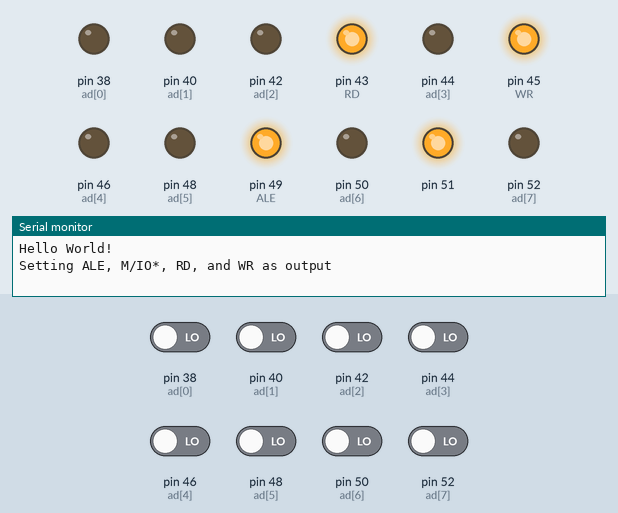
Recording of a sketch running on a simulated Arduino Mega 2560, built with avr-gcc and run on an emulated ATmega2560. Shown: output pins drawn as LEDs (lit = HIGH), the last lines printed to the serial monitor. The inputs (shaded band) are chosen by the test bench; at power-on: pin 38 (ad[0]), pin 40 (ad[1]), pin 42 (ad[2]), pin 44 (ad[3]), pin 46 (ad[4]), pin 48 (ad[5]), pin 50 (ad[6]), pin 52 (ad[7]) LOW.

Above: at 0.1 s.
At 2.1 s:
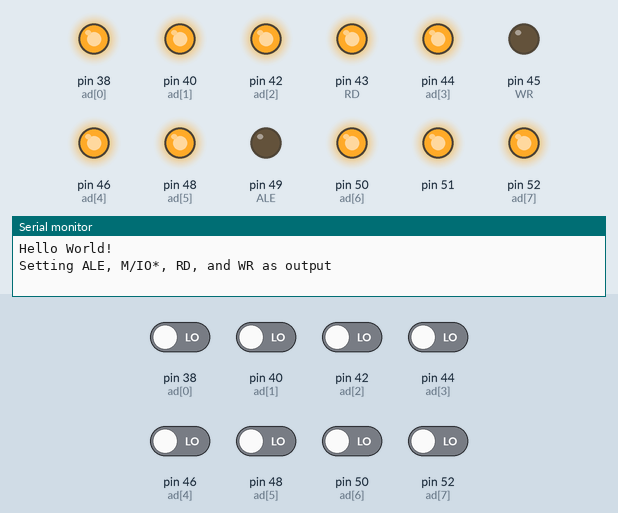
At 3.1 s:
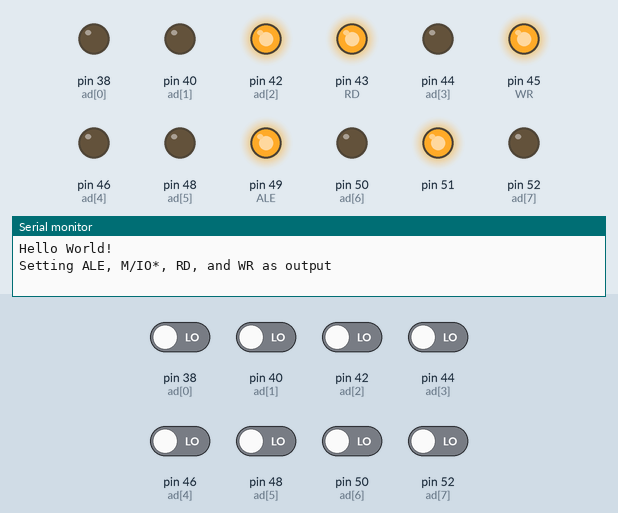
At 5.1 s:
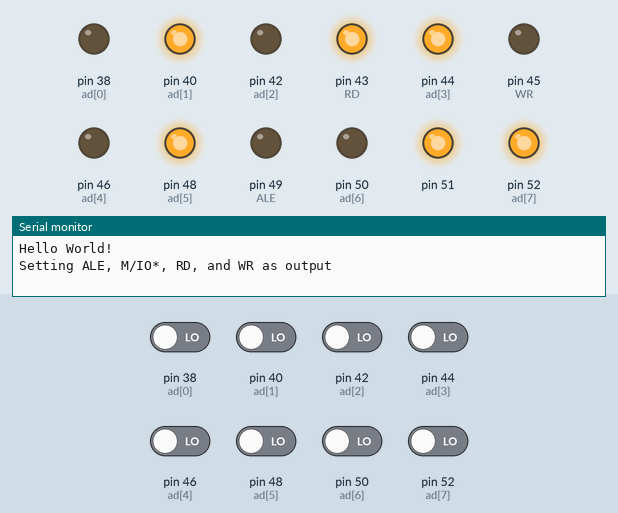
At 9.1 s:
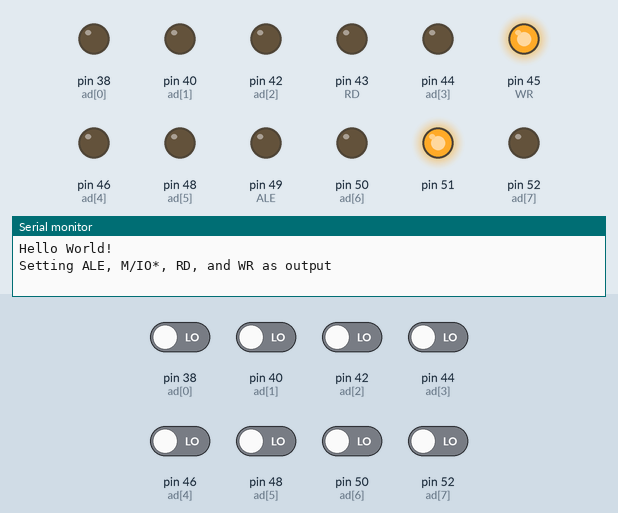
At 14.1 s:
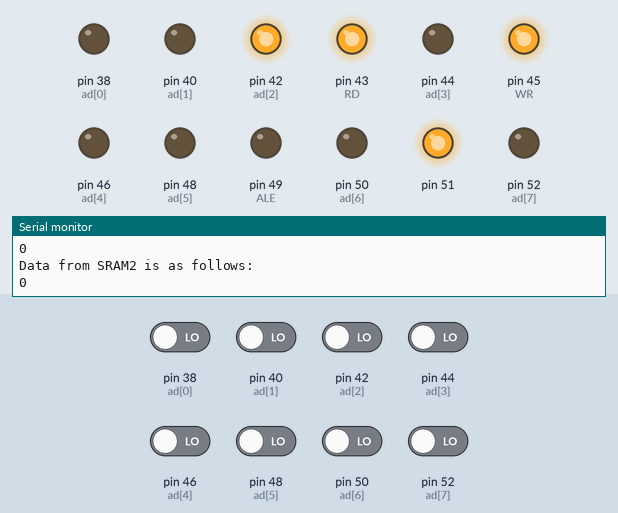
Timing chart, 0 to 15.6 s (numbered marks = the images above):
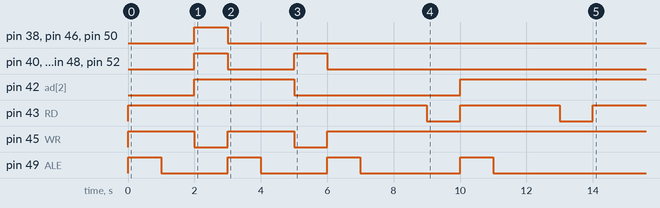

The sketch:

sramInterface.ino
```cpp
//AD0..7 instantiation
//52 = AD7 = 1D
//...
//38 = AD0 = 8D
int ad[8] = {38, 40, 42, 44, 46, 48, 50, 52};

void initialControl() {
  digitalWrite(49, LOW);
  digitalWrite(45, HIGH);
  digitalWrite(43, HIGH);
  digitalWrite(51, HIGH);
}

void pinOUT() {
  for (int i = 0; i < 8; i++)
    pinMode(ad[i], OUTPUT);
}

void pinIN() {
  for (int i = 0; i < 8; i++)
    pinMode(ad[i], INPUT);
}

void MemWrite(byte address, byte data){
  pinOUT();
  //ALE enabled
  //Address bus enable
  digitalWrite(51, HIGH);
  digitalWrite(49, HIGH);

  //Initialize address to B0000 0000 (input address)
  for(int i = 0; i < 8; i++)
    digitalWrite(ad[i], bitRead(address, i));

  //ALE disabled
  //Data bus enable
  delay(1000);
  digitalWrite(49, LOW);
  delay(1000);

  //Initalize data to B0000 0001 (input data)
  for(int i = 0; i < 8; i++)
    digitalWrite(ad[i], bitRead(data,i));
    //Write enabled
  digitalWrite(45, LOW);
  delay(1000);
  digitalWrite(45,HIGH); //WRITE Disabled

}

byte MemRead(byte address){
  byte newData = 0b00000000;

  pinOUT();
  //ALE enabled
  //Address bus enable
  digitalWrite(51, HIGH);
  digitalWrite(49, HIGH);

  //Initialize address to B0000 0000 (input)
  for(int i = 0; i < 8; i++){
    digitalWrite(ad[i], bitRead(address, i));
  }

  //ALE disabled
  //Data bus enable
  delay(1000);
  digitalWrite(49, LOW);

  //Read enabled
  delay(1000);
  pinIN();
  delay(1000);
  digitalWrite(43, LOW);
  delay(1000);

  //Read data
  for (int i = 0; i < 8; i++) {
    if (digitalRead(ad[i])) {
      bitSet(newData, i);
    }
  }

  //RD Disabled
  digitalWrite(43, HIGH);
  return newData;
}

void setup() {
  // put your setup code here, to run once:
  Serial.begin(9600);
  Serial.println("Hello World!");

  byte address_SRAM1 = 0b00000000;
  byte address_SRAM2 = 0b00000100;

  Serial.println("Setting ALE, M/IO*, RD, and WR as output\n");
  pinMode(49,OUTPUT); //ALE
  pinMode(51,OUTPUT); //M/IO*
  pinMode(45,OUTPUT); //WR
  pinMode(43,OUTPUT); //RD
  initialControl();

  //WR
  MemWrite(address_SRAM1, 0xFF);
  MemWrite(address_SRAM2, 0xAA);

  //RD
  byte data_SRAM1 = MemRead(address_SRAM1);
  byte data_SRAM2 = MemRead(address_SRAM2);

  Serial.println("Data from SRAM1 is as follows: ");
  Serial.println(data_SRAM1, BIN);

  Serial.println("\nData from SRAM2 is as follows: ");
  Serial.println(data_SRAM2, BIN);


}

void loop() {
  // put your main code here, to run repeatedly:

}
```
